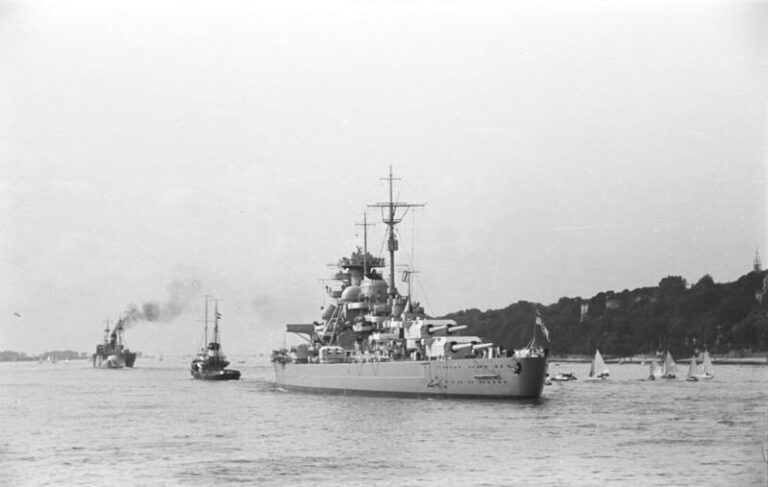
#> input picture OpenCV/Bismarck.jpg, 768 x 487 px
$ python lab1_task11.py
#> lines starting #> are read from the running program, lines starting #| are printed output that depends on the picture; after the words box and inside, x2 and y2 are one past the last pixel; in counts of white or black regions, pixels touching at a corner belong together
import cv2
import numpy as np

img = cv2.imread('Bismarck.jpg', cv2.IMREAD_GRAYSCALE)
#> img is the input picture: shape (487, 768); min 21, max 255, mean 204.3

# low pass 5x5 guassian
low_pass_img = cv2.GaussianBlur(img, (5, 5), 0)

fast = cv2.FastFeatureDetector_create()

fast.setNonmaxSuppression(0)

kp = fast.detect(low_pass_img, None)
#> kp = 9345 keypoints; strongest (x, y, size): (390, 165, 7), (391, 165, 7), (390, 166, 7), (391, 166, 7)

orb = cv2.ORB_create()

kp = orb.detect(low_pass_img, None)
#> kp = 500 keypoints; strongest (x, y, size): (235, 375, 53.6), (236, 375, 64.3), (233, 373, 92.6), (236, 376, 77.1)

kp, des = orb.compute(low_pass_img, kp)

orb_low_pass = cv2.drawKeypoints(low_pass_img, kp, None, color=(0,255,0), flags=0)
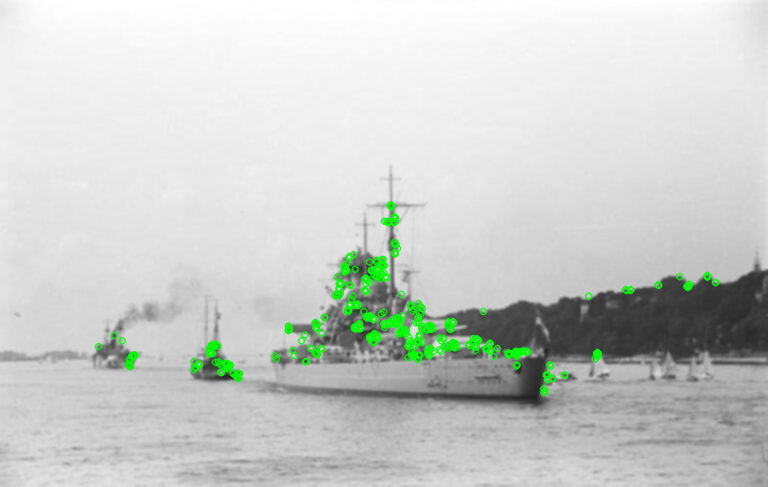
#> orb_low_pass: shape (487, 768, 3); mean of channels 0, 1, 2 202.1, 206.1, 202.1; drawn as B, G, R

## high pass canny
high_pass_img = cv2.Canny(img, 40, 235)
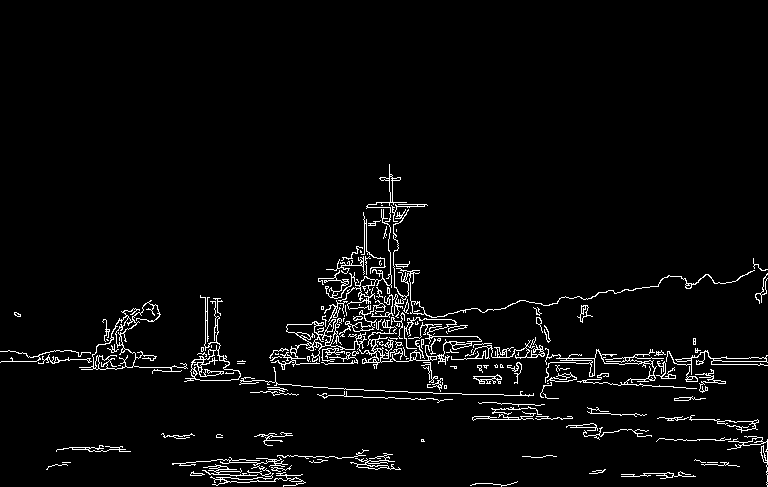
#> high_pass_img: shape (487, 768); 3.6% white in thin lines or dots, all inside (x1, y1, x2, y2) = (0, 164, 768, 487)

fast = cv2.FastFeatureDetector_create()

fast.setNonmaxSuppression(0)

kp = fast.detect(high_pass_img, None)
#> kp = 2583 keypoints; strongest (x, y, size): (389, 164, 7), (389, 165, 7), (389, 166, 7), (390, 174, 7)

orb = cv2.ORB_create()

kp = orb.detect(high_pass_img, None)
#> kp = 500 keypoints; strongest (x, y, size): (593, 375, 31), (380, 271, 31), (293, 351, 31), (80, 355, 31)

kp, des = orb.compute(high_pass_img, kp)

orb_high_pass = cv2.drawKeypoints(high_pass_img, kp, None, color=(0,255,0), flags=0)
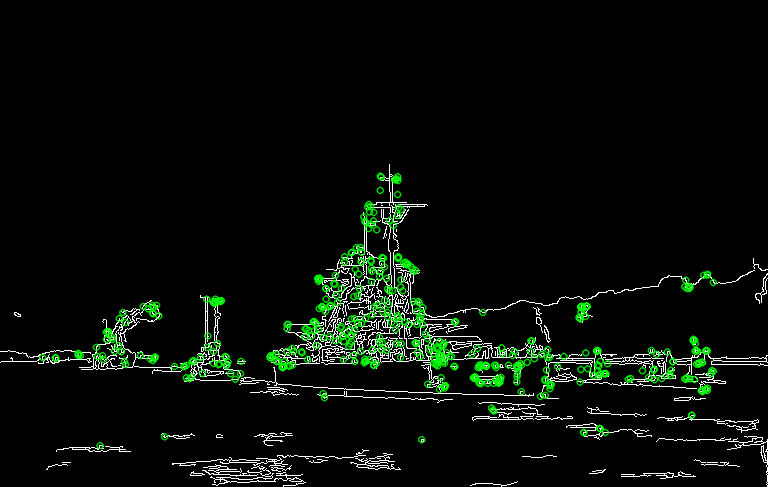
#> orb_high_pass: shape (487, 768, 3); mean of channels 0, 1, 2 7.9, 13.7, 7.9; drawn as B, G, R

# threshold
thresh_value,thresh_img = cv2.threshold(img,127,255,cv2.THRESH_BINARY)
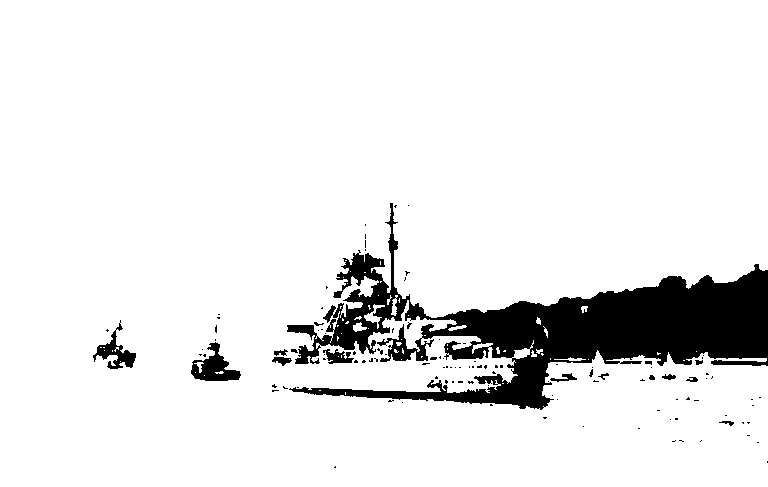
#> thresh_img: shape (487, 768); 91.1% white; 116 black regions (100 under 20 px), largest, box (x1, y1, x2, y2) and area: (287, 203, 768, 410) 30577, (191, 342, 241, 381) 923, (93, 320, 136, 369) 657

fast = cv2.FastFeatureDetector_create()

fast.setNonmaxSuppression(0)

kp = fast.detect(thresh_img, None)
#> kp = 2748 keypoints; strongest (x, y, size): (390, 203, 7), (391, 203, 7), (392, 203, 7), (390, 204, 7)

orb = cv2.ORB_create()

kp = orb.detect(thresh_img, None)
#> kp = 500 keypoints; strongest (x, y, size): (313, 359, 31), (118, 347, 31), (487, 349, 31), (283, 353, 31)

kp, des = orb.compute(thresh_img, kp)

orb_thresh = cv2.drawKeypoints(thresh_img, kp, None, color=(0,255,0), flags=0)
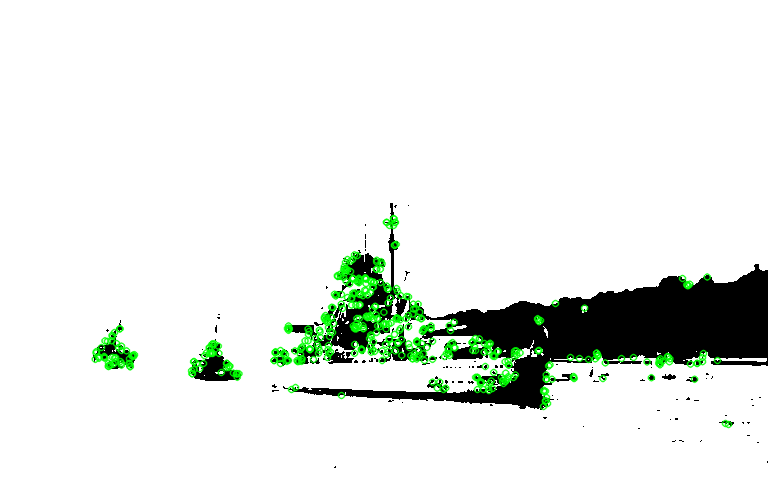
#> orb_thresh: shape (487, 768, 3); mean of channels 0, 1, 2 229.4, 234.9, 229.4; drawn as B, G, R

cv2.namedWindow("Image")

while True:
    cv2.imshow("Image", img)
    if cv2.waitKey(0) == ord('q'):
#> (key q is pressed here)
        break
    cv2.imshow("Image", orb_low_pass)
    if cv2.waitKey(0) == ord('q'):
        break
    cv2.imshow("Image", orb_high_pass)
    if cv2.waitKey(0) == ord('q'):
        break
    cv2.imshow("Image", orb_thresh)
    if cv2.waitKey(0) == ord('q'):
        break

cv2.destroyWindow("Image")

$ run again, with OpenCV/Image000.png saved as OpenCV/Bismarck.jpg
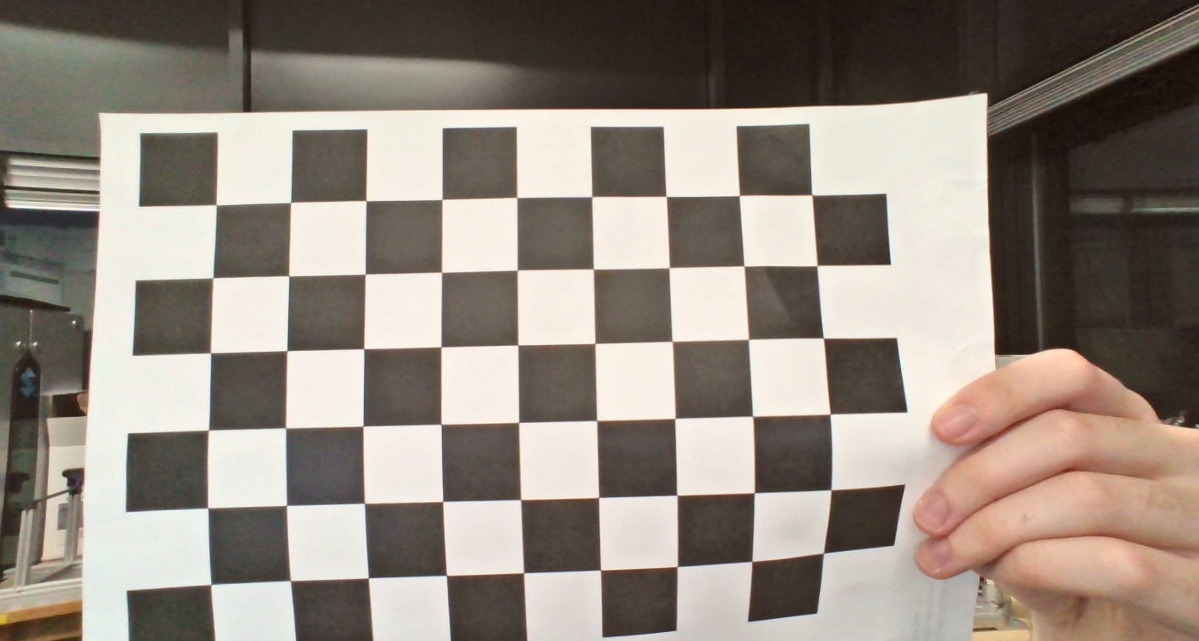
#> input picture OpenCV/Image000.png, 1199 x 641 px
#> `kp = fast.detect(low_pass_img, None)`: kp = 5229 keypoints; strongest (x, y, size): (1174, 17, 7), (1172, 19, 7), (1173, 19, 7), (1169, 24, 7)
#> `kp = orb.detect(low_pass_img, None)`: kp = 500 keypoints; strongest (x, y, size): (831, 344, 111.1), (817, 330, 111.1), (828, 330, 111.1), (830, 343, 92.6)
#> `high_pass_img = cv2.Canny(img, 40, 235)`:
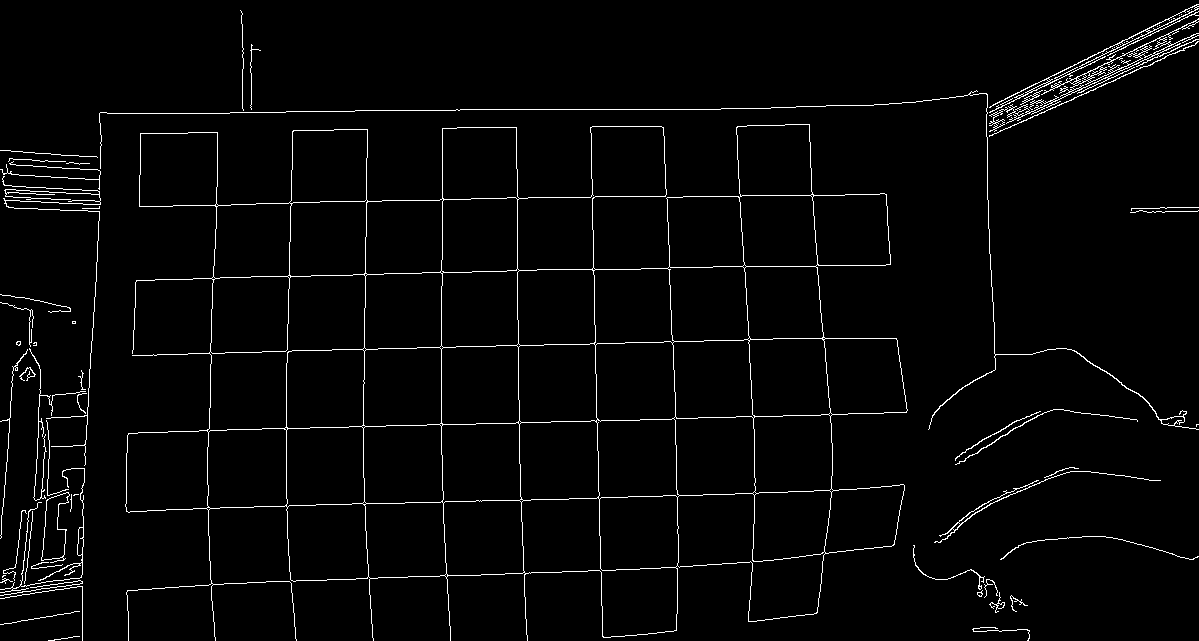
#> high_pass_img: shape (641, 1199); 2.6% white in thin lines or dots
#> `kp = fast.detect(high_pass_img, None)`: kp = 1543 keypoints; strongest (x, y, size): (1192, 6, 7), (1190, 7, 7), (1187, 9, 7), (240, 10, 7)
#> `kp = orb.detect(high_pass_img, None)`: kp = 500 keypoints; strongest (x, y, size): (1161, 421, 31), (81, 527, 31), (47, 493, 31), (48, 499, 31)
#> thresh_img: shape (641, 1199); 46.9% white; 110 white regions (94 under 20 px), largest, box (x1, y1, x2, y2) and area: (0, 93, 1199, 641) 348118, (276, 57, 494, 101) 6573, (0, 26, 144, 71) 3347
#> `kp = fast.detect(thresh_img, None)`: kp = 2484 keypoints; strongest (x, y, size): (1189, 9, 7), (1186, 10, 7), (1187, 10, 7), (1181, 13, 7)
#> `kp = orb.detect(thresh_img, None)`: kp = 500 keypoints; strongest (x, y, size): (77, 554, 31), (56, 64, 31), (258, 60, 31), (983, 591, 31)
#> `orb_thresh = cv2.drawKeypoints(thresh_img, kp, None, color=(0,255,0), ..`:
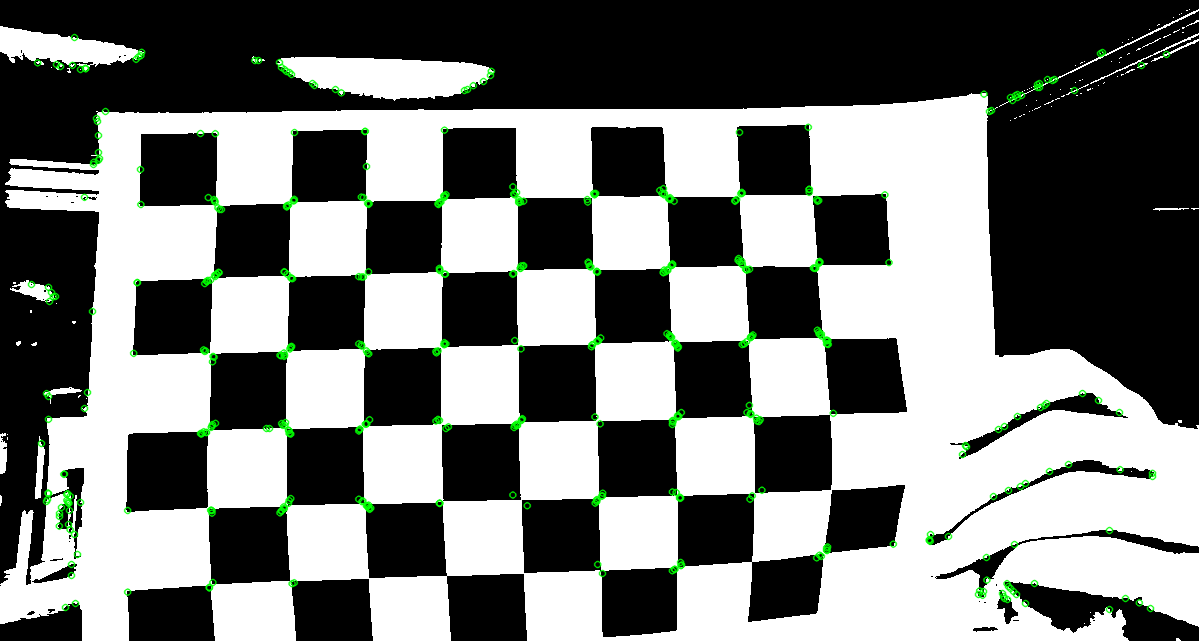
#> orb_thresh: shape (641, 1199, 3); mean of channels 0, 1, 2 118.6, 121.4, 118.6; drawn as B, G, R

$ run again, with OpenCV/Image001.png saved as OpenCV/Bismarck.jpg
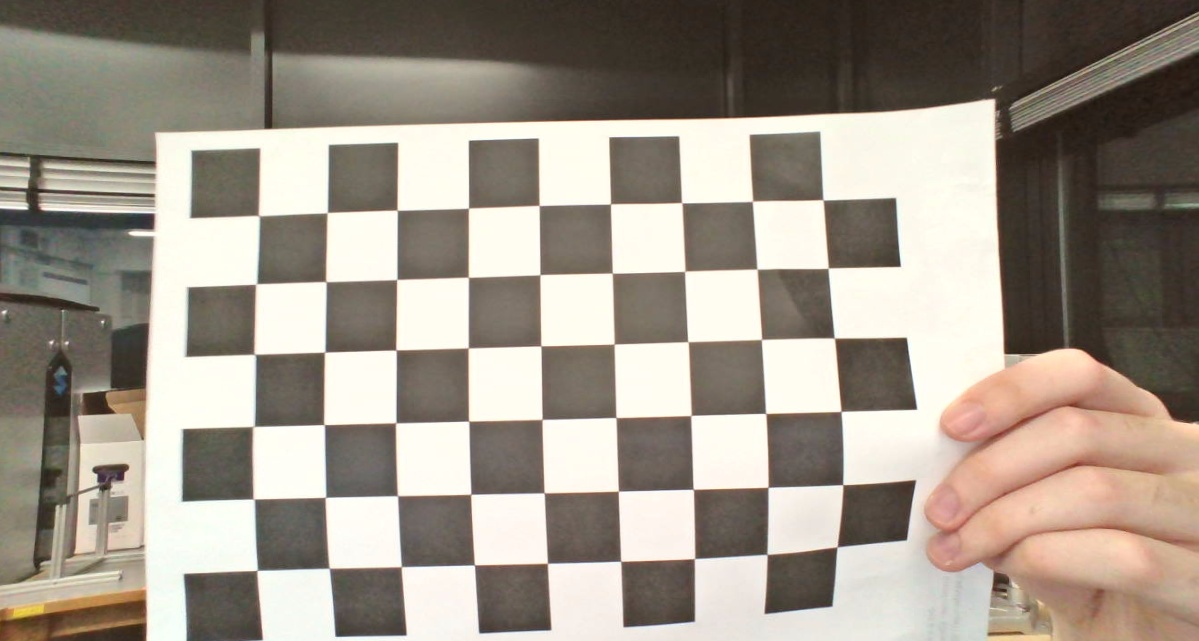
#> input picture OpenCV/Image001.png, 1199 x 641 px
#> `kp = fast.detect(low_pass_img, None)`: kp = 6219 keypoints; strongest (x, y, size): (1165, 29, 7), (1164, 31, 7), (262, 32, 7), (262, 33, 7)
#> `kp = orb.detect(low_pass_img, None)`: kp = 500 keypoints; strongest (x, y, size): (147, 219, 111.1), (838, 344, 111.1), (828, 344, 111.1), (839, 343, 92.6)
#> `high_pass_img = cv2.Canny(img, 40, 235)`:
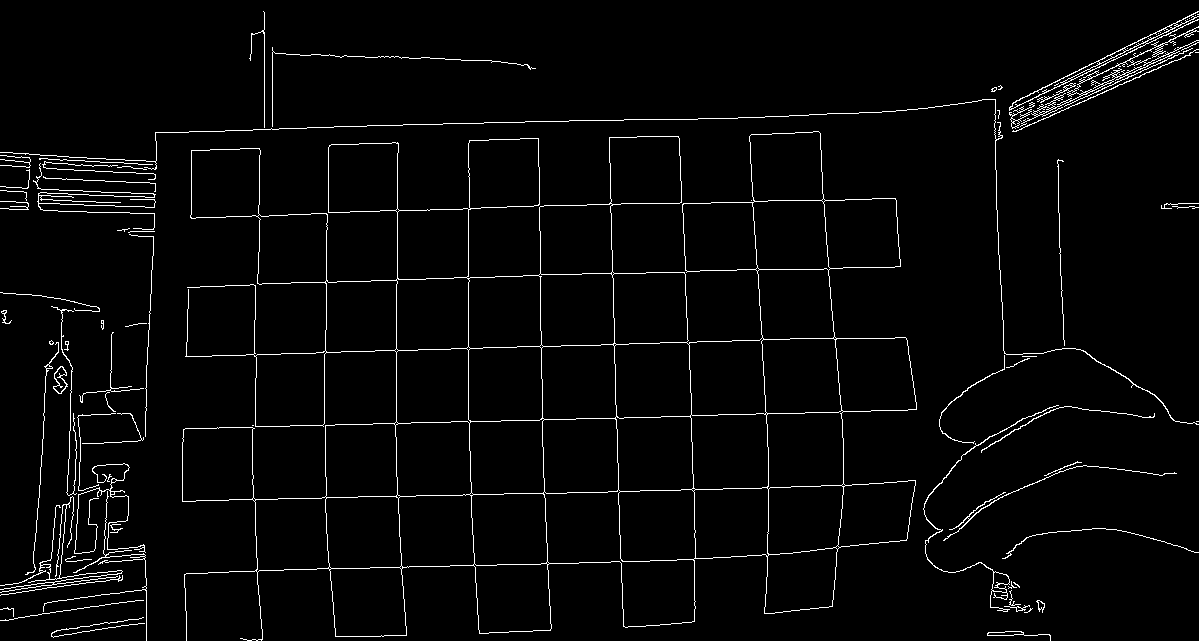
#> high_pass_img: shape (641, 1199); 2.8% white in thin lines or dots
#> `kp = fast.detect(high_pass_img, None)`: kp = 1873 keypoints; strongest (x, y, size): (263, 11, 7), (264, 12, 7), (264, 13, 7), (1184, 18, 7)
#> `kp = orb.detect(high_pass_img, None)`: kp = 500 keypoints; strongest (x, y, size): (59, 390, 31), (1007, 595, 31), (42, 199, 31), (996, 587, 31)
#> thresh_img: shape (641, 1199); 50.9% white; 196 black regions (132 under 20 px), largest, box (x1, y1, x2, y2) and area: (0, 0, 1199, 423) 161583, (0, 95, 156, 585) 37895, (767, 413, 843, 487) 5387
#> `kp = fast.detect(thresh_img, None)`: kp = 3893 keypoints; strongest (x, y, size): (1194, 14, 7), (1189, 17, 7), (1186, 18, 7), (1181, 21, 7)
#> `kp = orb.detect(thresh_img, None)`: kp = 502 keypoints; strongest (x, y, size): (114, 287, 31), (35, 111, 31), (254, 59, 37.2), (69, 506, 31)
#> `orb_thresh = cv2.drawKeypoints(thresh_img, kp, None, color=(0,255,0), ..`:
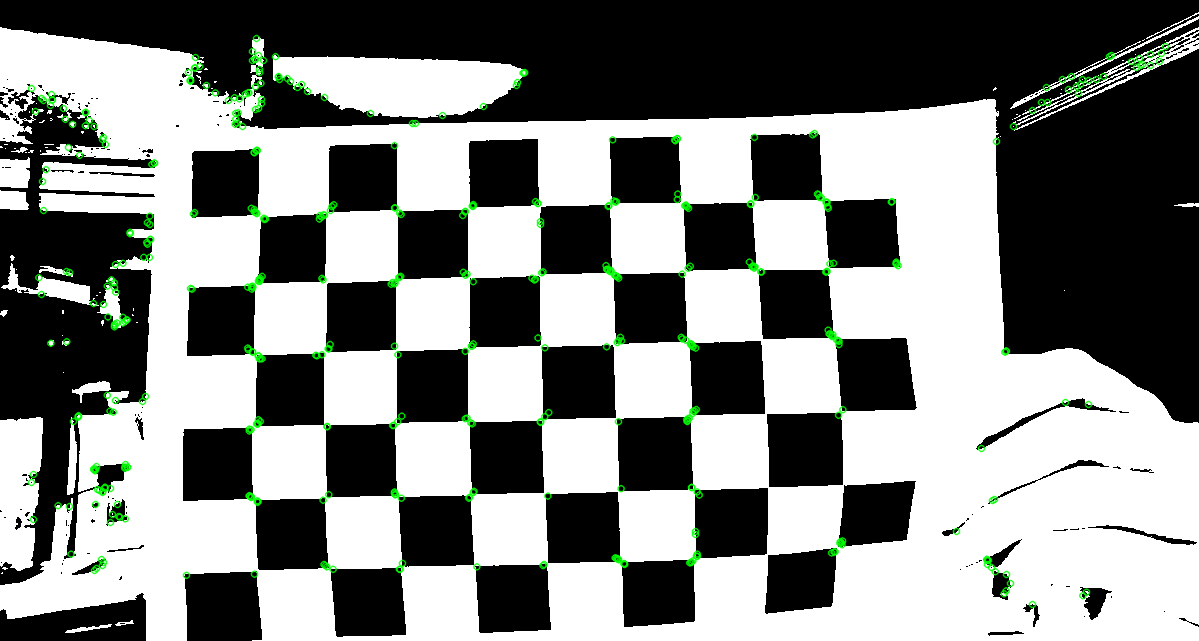
#> orb_thresh: shape (641, 1199, 3); mean of channels 0, 1, 2 128.7, 131.6, 128.7; drawn as B, G, R
